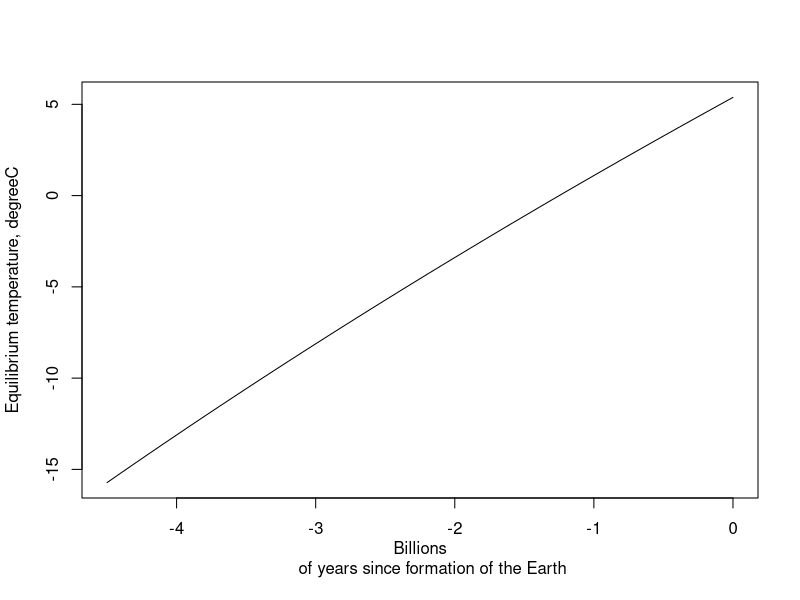

Recreate this plot in R.
# Define the Stefan-Bolzmann constant
sigma=5.67e-8
#
# the time span to explore
N = 46
# Define variables to be used
year = numeric(N)
solar = numeric(N)
Tbb = numeric(N)
#
# Define the initial values
year[1] = -4.5
solar[1] = 996
#
# loop
for (i in 1:N) {
# only do the lines within these curly brackets if i is greater than 1:
    if (i>1) {
      year[i] = year[i-1] + 0.1
      solar[i] = solar[i-1] + 8.2
    }
# but calculate Tbb for every timestep:
    Tbb[i] = (solar[i]/(4*sigma))^(1/4)
}
Tbb=Tbb-273.15
#
# Now do some plots
mydata = data.frame(year, solar, Tbb)
plot(year, Tbb, type='l', ylab='Equilibrium temperature, degreeC', xlab='Billions
     of years since formation of the Earth')
#
print('finished!!')
